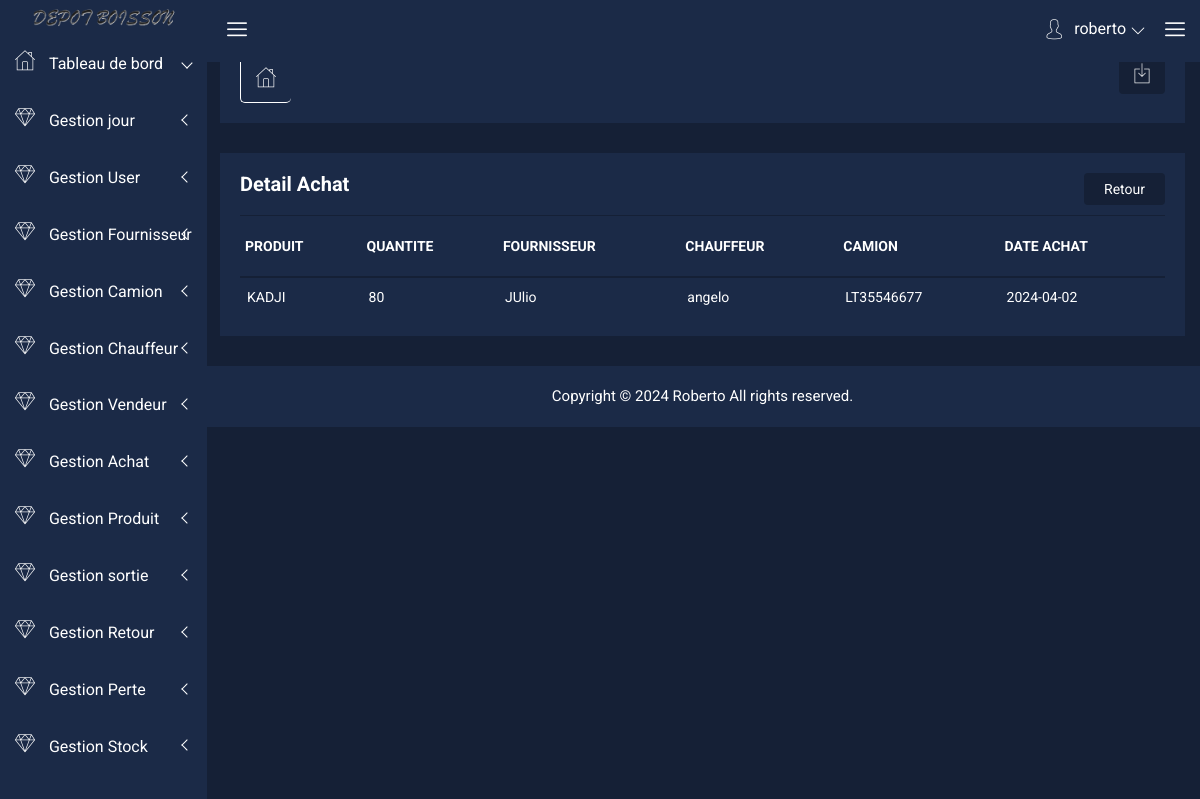
Page /index.php?page=detailachat&id=5 (signed in) on the committed database.
### tables this page shows
CREATE TABLE `ligneachat` (
  `id_produit` int(255) NOT NULL,
  `id_achat` int(255) NOT NULL,
  `quantite` int(255) NOT NULL
);

CREATE TABLE `produit` (
  `id_produit` int(255) NOT NULL,
  `nom` varchar(255) NOT NULL,
  `quantite` int(255) NOT NULL,
  `categorie` varchar(255) NOT NULL,
  `fournisseur` varchar(255) NOT NULL,
  `etat` varchar(255) NOT NULL
);

CREATE TABLE `commande_achat` (
  `id_achat` int(255) NOT NULL,
  `id_fournisseur` int(255) NOT NULL,
  `id_chauffeur` int(255) NOT NULL,
  `id_camion` int(255) NOT NULL,
  `id_user` int(255) NOT NULL,
  `id_jour` int(255) NOT NULL,
  `montantAchat` int(255) NOT NULL,
  `dateAchat` date NOT NULL
);

CREATE TABLE `fournisseur` (
  `id_fournisseur` int(255) NOT NULL,
  `nom` varchar(255) NOT NULL,
  `telephone` varchar(255) NOT NULL,
  `adresse` varchar(255) NOT NULL,
  `email` varchar(255) NOT NULL,
  `etat` varchar(255) NOT NULL
);

CREATE TABLE `chauffeur` (
  `id_chauffeur` int(255) NOT NULL,
  `nom` varchar(255) NOT NULL,
  `telephone` varchar(255) NOT NULL,
  `adresse` varchar(255) NOT NULL,
  `email` varchar(255) NOT NULL,
  `etat` varchar(255) NOT NULL
);

CREATE TABLE `camion` (
  `id_camion` int(255) NOT NULL,
  `nom` varchar(255) NOT NULL,
  `immatriculation` varchar(255) NOT NULL,
  `etat` varchar(255) NOT NULL
);

### model/ligne_achat.php (called while the page is built, shortened)
<?php
 class ligneAchat{
    public function connect(){
        $host="localhost";
        $dbname="gestions_stocks";
        $user="root";
        $pass="";
        $connect = new PDO("mysql:host=$host;dbname=$dbname",$user,$pass);
        $connect->setAttribute(PDO::ATTR_ERRMODE,PDO::ERRMODE_EXCEPTION);
        return $connect;
    }
    public function listProduitCommander($idachat){
        $connect=$this->connect();
        $requete=$connect->query("SELECT * FROM ligneachat where id_achat=$idachat");
        $resultat=$requete->fetchAll();
        return $resultat;
    }
}

### model/produit.php (called while the page is built, shortened)
<?php
class produit{
    public function connect(){
        $host="localhost";
        $dbname="gestions_stocks";
        $user="root";
        $pass="";
        $connect = new PDO("mysql:host=$host;dbname=$dbname",$user,$pass);
        $connect->setAttribute(PDO::ATTR_ERRMODE,PDO::ERRMODE_EXCEPTION);
        return $connect;
    }
      public function getNomP($id_produit){
        $connect=$this->connect();
        $test=$connect->query("SELECT nom FROM produit WHERE id_produit=$id_produit");
        $resultats=$test->fetchAll();
        foreach($resultats as $namep){
            $nomp=$namep['nom'];
            return $nomp;
        }
     }
    }
?>

### model/commande_achat.php (called while the page is built, shortened)
<?php
  class commande_achat{
    public function Connect(){
        $host="localhost";
        $dbname="gestions_stocks";
        $user="root";
        $pass="";
    $connect= new PDO("mysql:host=$host;dbname=$dbname",$user,$pass);
    $connect->setAttribute(PDO::ATTR_ERRMODE,PDO::ERRMODE_EXCEPTION);
    return $connect;
    }
    public function detailachat($idachat){
        $connect=$this->connect();
        $test=$connect->query("SELECT * FROM commande_achat WHERE id_achat = $idachat ");
         $resultats=$test->fetchAll();
        return $resultats;
    }
}
?>

### model/fournisseur.php (called while the page is built, shortened)
<?php
class fournisseur{
    public function Connect(){
        $host="localhost";
        $dbname="gestions_stocks";
        $user="root";
        $pass="";
    $connect= new PDO("mysql:host=$host;dbname=$dbname",$user,$pass);
    $connect->setAttribute(PDO::ATTR_ERRMODE,PDO::ERRMODE_EXCEPTION);
    return $connect;
    }
    public function getNomFour($idfour){
        $connect=$this->connect();
        $test=$connect->query("SELECT nom FROM fournisseur WHERE id_fournisseur = $idfour ");
         $resultats=$test->fetchAll();
         foreach($resultats as $name){
            $nom=$name['nom'];
         }
        return $nom;
    }
}

### model/chauffeur.php (called while the page is built, shortened)
<?php
  class chauffeur{
    public function connect(){
      $host="localhost";
      $dbname="gestions_stocks";
      $user="root";
      $pass="";
      $connect = new PDO ("mysql:host=$host;dbname=$dbname",$user,$pass);
      $connect->setAttribute(PDO::ATTR_ERRMODE,PDO::ERRMODE_EXCEPTION);
      return $connect;
    }
    public function getNomchauf($idchauffeur){
      $connect=$this->connect();
      $test=$connect->query("SELECT nom FROM chauffeur WHERE id_chauffeur =$idchauffeur");
      $resultats=$test->fetchAll();
      foreach($resultats As $name) {
         $nom=$name['nom'];
      }
      return $nom;
    }
   }

### model/camion.php (called while the page is built, shortened)
<?php
  class camion{
    public function connect(){
        $host="localhost";
        $dbname = "gestions_stocks";
        $user = "root";
        $pass = "";
        $connect = new PDO ("mysql:host=$host;dbname=$dbname",$user,$pass);
        $connect->setAttribute(PDO::ATTR_ERRMODE,PDO::ERRMODE_EXCEPTION);
        return $connect;
    }
    public function getimmatriculation($idcamion){
        $connect=$this->connect();
        $test=$connect->query("SELECT immatriculation FROM camion WHERE id_camion=$idcamion");
        $resultats=$test->fetchAll();
        foreach($resultats as $name){
            $nom=$name['immatriculation'];
            return $nom;
        }
    }
}
  ?>

### vues/detailachat.php (the view, shortened to what this page needs)
<?php
    require("header.php");
?>
       <div class="breadcome-area">
                <div class="container-fluid">
                    <div class="row">
                        <div class="col-lg-12 col-md-12 col-sm-12 col-xs-12">
							<div class="breadcome-list">
                                <div class="row">
                                    <div class="col-lg-6 col-md-6 col-sm-6 col-xs-6">
                                        <div class="breadcomb-wp">
											<div class="breadcomb-icon">
												<i class="icon nalika-home"></i>
											</div>
										</div>
                                    </div>
                                    <div class="col-lg-6 col-md-6 col-sm-6 col-xs-6">
                                        <div class="breadcomb-report">
											<button data-toggle="tooltip" data-placement="left" title="Download Report" class="btn"><i class="icon nalika-download"></i></button>
										</div>
                                    </div>
                                </div>
                            </div>
                        </div>
                    </div>
                </div>
            </div>
        </div>
<div class="product-status mg-b-30">
            <div class="container-fluid">
                <div class="row">
                    <div class="col-lg-12 col-md-12 col-sm-12 col-xs-12">
                        <div class="product-status-wrap">
                            <h4>Detail Achat</h4>
                            <div class="add-product">
                                <a href="index.php?page=listachat">Retour</a>
                            </div>
                               <?php $four=new fournisseur();?>
                               <?php $chauffeur = new chauffeur();?>
                                <?php $camion = new camion();?>
                                <?php $produit = new produit();?>
                            <table>
                                <tr>
                                    <th>PRODUIT</th>
                                    <th>QUANTITE</th>
                                    <th>FOURNISSEUR</th>
                                    <th>CHAUFFEUR</th>
                                    <th>CAMION</th>
                                    <th>DATE ACHAT</th>
                                </tr>
                            <?php foreach($listproduitachat as $data) { ?>
                                <tr>
                                <td><?php echo $resul=$produit->getNomP($data['id_produit']) ?></td>
                                <td><?php echo $data['quantite']; ?></td>
                                <?php } ?>
                                <?php foreach($detailachat as $donnees) { ?>
                                    <td><?php echo $resul=$four->getNomFour($donnees['id_fournisseur']) ?></td>
                                    <td><?php echo $resul=$chauffeur->getNomchauf($donnees['id_chauffeur']) ?></td>
                                    <td> <?php echo $resul=$camion->getimmatriculation($donnees['id_camion'])?></td>
                                    <td><?php echo $donnees['dateAchat']; ?></td>
                                    <?php } ?>
                                </tr>
                            </table>
                        </div>
                    </div>
                </div>
            </div>
        </div>
<?php
    require("footer.php");
?>

### css/main.css (style rules this page uses)
html { color: #222; font-size: 1em; line-height: 1.4; }

### rows in the picture
ligneachat: id_produit.nom "KADJI", quantite "80"
commande_achat: id_fournisseur.nom "JUlio", id_chauffeur.nom "angelo", id_camion.immatriculation "LT35546677", dateAchat "2024-04-02"

### other values in the picture
$_SESSION['user'] "roberto"
